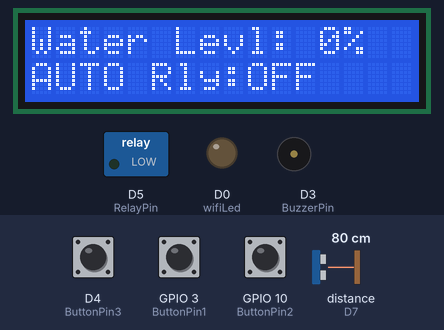
A sketch run on a simulated ESP8266 (NodeMCU). Parts: 16×2 character LCD, switched loads named in the sketch (green lamp = pin HIGH), output pins drawn as LEDs (lit = HIGH), buzzer (waves = sounding, pin HIGH). Wiring (inferred from the names in the program): ultrasonic range finder: trigger D6; echo D7. The inputs (shaded band) are chosen by the test bench; at power-on: GPIO 3 (ButtonPin1) HIGH, GPIO 10 (ButtonPin2) HIGH, distance to the obstacle (sensor on D7) 80 cm, D4 (ButtonPin3) HIGH. The echo pulse lasts 58.3 µs per cm; WiFi joins after 1.5 s; servers stay silent unless stated; pins used as bus, display or sensor lines are not drawn; what the sketch prints to the serial monitor is not drawn.

Above: at 2.7 s.
2.8 s: GPIO 3 (ButtonPin1) pulled LOW for 3.2 s
At 8.3 s:
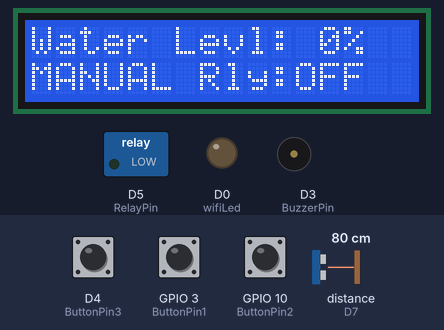
8.6 s: GPIO 10 (ButtonPin2) pulled LOW for 0.15 s
At 10.9 s:
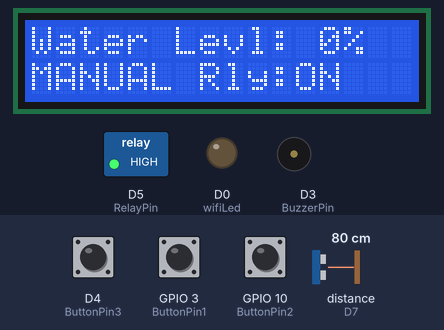
11.8 s: GPIO 3 (ButtonPin1) pulled LOW for 0.15 s
At 13.4 s:
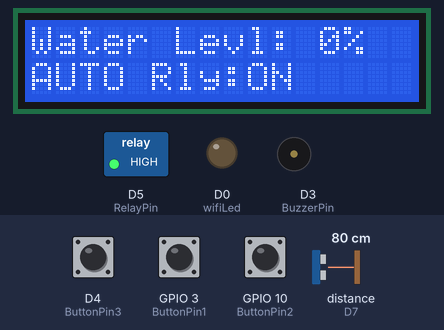
13.7 s: distance to the obstacle (sensor on D7) set to 6 cm
At 14.6 s:
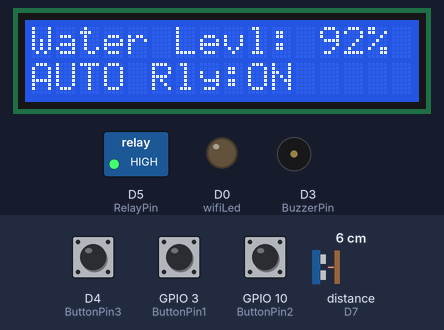
15.5 s: distance to the obstacle (sensor on D7) set to 3 cm
At 16.4 s:
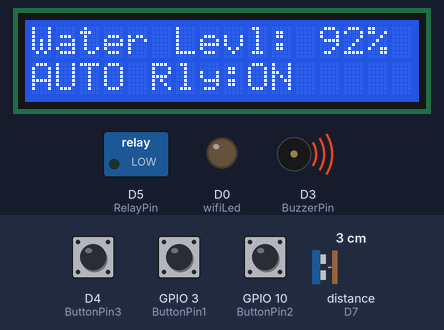
18.0 s: GPIO 3 (ButtonPin1) pulled LOW for 1 s
At 20.5 s:
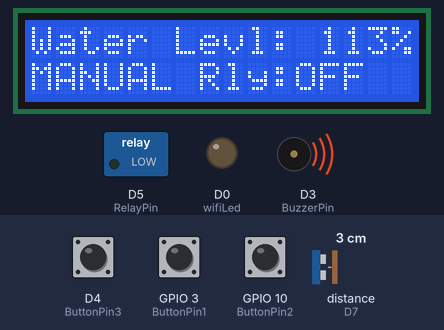
Timing chart, 0 to 22.0 s (numbered marks = the images above; inputs shaded):
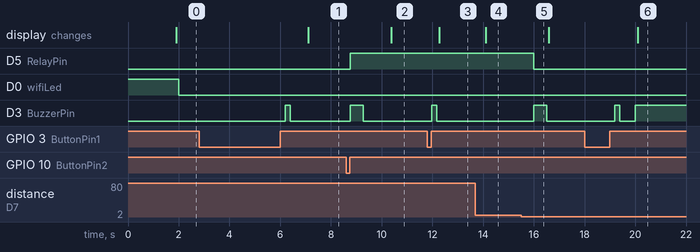

Measured:
- the behaviour switches between 5 and 4 cm on distance to the obstacle (sensor on D7) (found by bisection; images 4 and 5)
- after the input at 2.8 s, D3 (BuzzerPin): LOW → HIGH after 3.4 s, → LOW 0.20 s later; the display: changes after 4.3 s (image 1)
- after the input at 8.6 s, D5 (RelayPin): LOW → HIGH after 0.17 s; D3 (BuzzerPin): LOW → HIGH after 0.17 s, → LOW 0.50 s later; the display: changes after 1.8 s (image 2)
- after the input at 11.8 s, D3 (BuzzerPin): LOW → HIGH after 0.17 s, → LOW 0.20 s later; the display: changes after 0.47 s (image 3)
- after the input at 13.7 s, the display: changes after 0.40 s (image 4)
- after the input at 15.5 s, D5 (RelayPin): HIGH → LOW after 0.50 s; D3 (BuzzerPin): LOW → HIGH after 0.50 s, → LOW 0.50 s later
- after the input at 18.0 s, D3 (BuzzerPin): LOW → HIGH after 1.2 s, → LOW 0.20 s later, → HIGH 0.61 s later; the display: changes after 2.1 s (image 6)

The sketch:

water_level_indicator.ino
```cpp
#define BLYNK_TEMPLATE_ID "TMPL3Uy4tk7Kw"
#define BLYNK_TEMPLATE_NAME "water level indicator"
#define BLYNK_AUTH_TOKEN "VH-6nTZ0N_YPao3iic1JmaZQr27PaVSR"
// Your WiFi credentials.
// Set password to "" for open networks.
char ssid[] = "Redmi 8A Dual";
char pass[] = "12345678";
 //WiFi Password

//Set Water Level Distance in CM
int emptyTankDistance = 19 ;  //Distance when tank is empty
int fullTankDistance =  5 ;  //Distance when tank is full (must be greater than 25cm)

//Set trigger value in percentage
int triggerPer =   10 ;  //alarm/pump will start when water level drop below triggerPer
#include <Wire.h>
#include <ESP8266WiFi.h>
#include <LiquidCrystal_I2C.h>
#include <BlynkSimpleEsp8266.h>
#include <AceButton.h>
using namespace ace_button;

// Define connections to sensor
#define TRIGPIN    D6  //D6
#define ECHOPIN    D7  //D7
#define wifiLed    16  //D0
#define BuzzerPin  D3  //D3
#define RelayPin   D5  //D5
#define ButtonPin1 3   //RX   //Mode
#define ButtonPin2 10  //SD3  //Relay
#define ButtonPin3 D4  //D4   //STOP Buzzer

//Change the virtual pins according the rooms
#define VPIN_BUTTON_1    V1
#define VPIN_BUTTON_2    V2
#define VPIN_BUTTON_3    V3
#define VPIN_BUTTON_4    V4
#define VPIN_BUTTON_5    V5

#define SCREEN_WIDTH 128 // OLED display width, in pixels
#define SCREEN_HEIGHT 32 // OLED display height, in pixels

// Declaration for an SSD1306 display connected to I2C (SDA, SCL pins)
LiquidCrystal_I2C lcd(0x27, 16, 2);

float duration;
float distance;
int   waterLevelPer;
bool  toggleBuzzer = HIGH; //Define to remember the toggle state

bool toggleRelay = false; //Define the toggle state for relay
bool modeFlag = true;
String currMode;

char auth[] = BLYNK_AUTH_TOKEN;

ButtonConfig config1;
AceButton button1(&config1);
ButtonConfig config2;
AceButton button2(&config2);
ButtonConfig config3;
AceButton button3(&config3);

void handleEvent1(AceButton*, uint8_t, uint8_t);
void handleEvent2(AceButton*, uint8_t, uint8_t);
void handleEvent3(AceButton*, uint8_t, uint8_t);

BlynkTimer timer;

void checkBlynkStatus() { // called every 3 seconds by SimpleTimer

  bool isconnected = Blynk.connected();
  if (isconnected == false) {
    //Serial.println("Blynk Not Connected");
    digitalWrite(wifiLed, HIGH);
  }
  if (isconnected == true) {
    digitalWrite(wifiLed, LOW);
    //Serial.println("Blynk Connected");
  }
}

// When App button is pushed - switch the state

BLYNK_WRITE(VPIN_BUTTON_3) {
  modeFlag = param.asInt();
  if(!modeFlag && toggleRelay){
      digitalWrite(RelayPin, LOW);  //turn off the pump
      toggleRelay = false;
    }
    controlBuzzer(500);
    currMode = modeFlag ? "AUTO" : "MANUAL";
}

BLYNK_WRITE(VPIN_BUTTON_4) {
  if(!modeFlag){
    toggleRelay = param.asInt();
    digitalWrite(RelayPin, toggleRelay);
    controlBuzzer(500);
  }
  else{
    Blynk.virtualWrite(VPIN_BUTTON_4, toggleRelay);
  }
}

BLYNK_WRITE(VPIN_BUTTON_5) {
  toggleBuzzer = param.asInt();
  digitalWrite(BuzzerPin, toggleBuzzer);
}

BLYNK_CONNECTED() {
  Blynk.syncVirtual(VPIN_BUTTON_1);
  Blynk.syncVirtual(VPIN_BUTTON_2);

  Blynk.virtualWrite(VPIN_BUTTON_3, modeFlag);
  Blynk.virtualWrite(VPIN_BUTTON_4, toggleRelay);
  Blynk.virtualWrite(VPIN_BUTTON_5, toggleBuzzer);
}

void displayData(){
  lcd.init();
  lcd.backlight();
  lcd.clear();
  lcd.setCursor(0, 0);
  lcd.print("Water Levl: ");
  lcd.print(waterLevelPer);
  lcd.print("%");
  lcd.setCursor(0, 1);
  lcd.print(currMode);
  lcd.print(" Rly:");
  lcd.print(toggleRelay ? "ON" : "OFF");

}

void measureDistance(){
  // Set the trigger pin LOW for 2uS
  digitalWrite(TRIGPIN, LOW);
  delayMicroseconds(2);

  // Set the trigger pin HIGH for 20us to send pulse
  digitalWrite(TRIGPIN, HIGH);
  delayMicroseconds(20);

  // Return the trigger pin to LOW
  digitalWrite(TRIGPIN, LOW);

  // Measure the width of the incoming pulse
  duration = pulseIn(ECHOPIN, HIGH);

  // Determine distance from duration
  // Use 343 metres per second as speed of sound
  // Divide by 1000 as we want millimeters

  distance = ((duration / 2) * 0.343)/10;

  if (distance > (fullTankDistance - 10)  && distance < emptyTankDistance ){
    waterLevelPer = map((int)distance ,emptyTankDistance, fullTankDistance, 0, 100);
    Blynk.virtualWrite(VPIN_BUTTON_1, waterLevelPer);
    Blynk.virtualWrite(VPIN_BUTTON_2, (String(distance) + " cm"));

    // Print result to serial monitor
//    Serial.print("Distance: ");
//    Serial.print(distance);
//    Serial.println(" cm");

    if (waterLevelPer < triggerPer){
      if(modeFlag){
        if(!toggleRelay){
          controlBuzzer(500);
          digitalWrite(RelayPin, HIGH); //turn on relay
          toggleRelay = true;
          Blynk.virtualWrite(VPIN_BUTTON_4, toggleRelay);
        }
      }
      else{
        if (toggleBuzzer == HIGH){
          digitalWrite(BuzzerPin, HIGH);
          Serial.println(" BuzzerPin high");
        }
      }
    }
    if (distance < fullTankDistance){
      if(modeFlag){
        if(toggleRelay){
          digitalWrite(RelayPin, LOW); //turn off relay
          toggleRelay = false;
          Blynk.virtualWrite(VPIN_BUTTON_4, toggleRelay);
          controlBuzzer(500);
        }
      }
      else{
        if (toggleBuzzer == HIGH){
        digitalWrite(BuzzerPin, HIGH);
        }
      }
    }
    if (distance > (fullTankDistance + 5) && waterLevelPer > (triggerPer + 5)){
      toggleBuzzer = HIGH;
      Blynk.virtualWrite(VPIN_BUTTON_5, toggleBuzzer);
      digitalWrite(BuzzerPin, LOW);
    }
  }
  displayData();
  delay(100);
}

void controlBuzzer(int duration){
  digitalWrite(BuzzerPin, HIGH);
  Serial.println(" BuzzerPin HIT");
  delay(duration);
  digitalWrite(BuzzerPin, LOW);
}

void setup() {
  // Set up serial monitor
  Serial.begin(9600);

  // Set pinmodes for sensor connections
  pinMode(ECHOPIN, INPUT);
  pinMode(TRIGPIN, OUTPUT);
  pinMode(wifiLed, OUTPUT);
  pinMode(RelayPin, OUTPUT);
  pinMode(BuzzerPin, OUTPUT);

  pinMode(ButtonPin1, INPUT_PULLUP);
  pinMode(ButtonPin2, INPUT_PULLUP);
  pinMode(ButtonPin3, INPUT_PULLUP);

  digitalWrite(wifiLed, HIGH);
  digitalWrite(RelayPin, LOW);
  digitalWrite(BuzzerPin, LOW);

  config1.setEventHandler(button1Handler);
  config2.setEventHandler(button2Handler);
  config3.setEventHandler(button3Handler);

  button1.init(ButtonPin1);
  button2.init(ButtonPin2);
  button3.init(ButtonPin3);

  currMode = modeFlag ? "AUTO" : "MANUAL";


  WiFi.begin(ssid, pass);
  timer.setInterval(2000L, checkBlynkStatus); // check if Blynk server is connected every 2 seconds
  timer.setInterval(1000L,  measureDistance); // measure water level every 1 seconds
  Blynk.config(auth);
  delay(1000);

  Blynk.virtualWrite(VPIN_BUTTON_3, modeFlag);
  Blynk.virtualWrite(VPIN_BUTTON_4, toggleRelay);
  Blynk.virtualWrite(VPIN_BUTTON_5, toggleBuzzer);

  delay(500);
}
 void loop() {

  Blynk.run();
  timer.run(); // Initiates SimpleTimer

  button1.check(); //mode change
  button3.check(); //buzzer reset

  if(!modeFlag){  //if in manual mode
    button2.check();
  }

}
void button1Handler(AceButton* button, uint8_t eventType, uint8_t buttonState) {
  Serial.println("EVENT1");
  switch (eventType) {
    case AceButton::kEventReleased:
      //Serial.println("kEventReleased");
      if(modeFlag && toggleRelay){
        digitalWrite(RelayPin, LOW);  //turn off the pump
        toggleRelay = false;
        controlBuzzer(500);
      }
      modeFlag = !modeFlag;
      currMode = modeFlag ? "AUTO" : "MANUAL";
      Blynk.virtualWrite(VPIN_BUTTON_3, modeFlag);
      controlBuzzer(200);
      break;
  }
}

void button2Handler(AceButton* button, uint8_t eventType, uint8_t buttonState) {
  Serial.println("EVENT2");
  switch (eventType) {
    case AceButton::kEventReleased:
      //Serial.println("kEventReleased");
      if(toggleRelay){
        digitalWrite(RelayPin, LOW);  //turn off the pump
        toggleRelay = false;
      }
      else{
        digitalWrite(RelayPin, HIGH);  //turn on the pump
        toggleRelay = true;
      }
      Blynk.virtualWrite(VPIN_BUTTON_4, toggleRelay);
      controlBuzzer(500);
      delay(1000);
      break;
  }
}

void button3Handler(AceButton* button, uint8_t eventType, uint8_t buttonState) {
  Serial.println("EVENT3");
  switch (eventType) {
    case AceButton::kEventReleased:
      //Serial.println("kEventReleased");
      digitalWrite(BuzzerPin, LOW);
      toggleBuzzer = LOW;
      Blynk.virtualWrite(VPIN_BUTTON_5, toggleBuzzer);
      break;
  }
}
```
